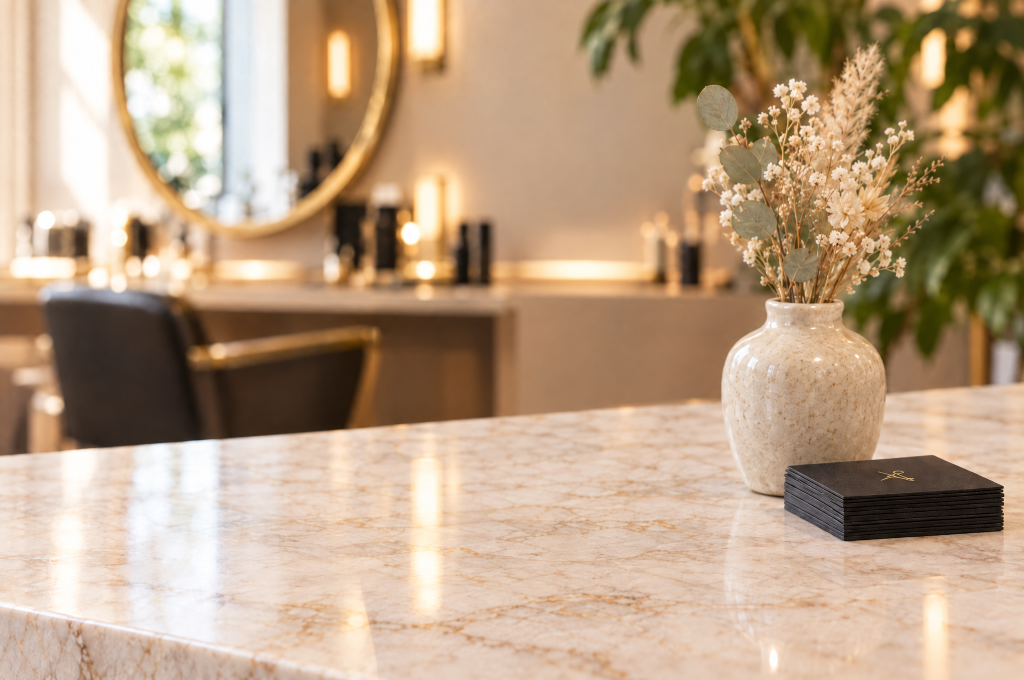
#> input picture besart/print-src/aufsteller/szenen/theke.png, 2048 x 1360 px (shown at 1/2 size)
$ python make.py
#> lines starting #> are read from the running program, lines starting #| are printed output that depends on the picture; pictures that were not available may be replaced by others from this repository, and a replacement may not be noted
# Renders für den Bewertungsaufsteller: Mockups (exaktes 3D-Modell in KI-Szenen montiert) und 360°-Ansicht.
#   python3 make.py            alles
#   python3 make.py mockups    nur die Szenen
#   python3 make.py 360        nur den Drehteller
# Voraussetzung: stand.py (STL), design/export.js (Kartenmotiv), `npm install` in diesem Ordner (three.js).
import sys, os, json, subprocess, shutil, numpy as np, cv2
from PIL import Image
HERE = os.path.dirname(os.path.abspath(__file__)); OUT = os.path.join(HERE, '..', 'out')
os.makedirs(OUT, exist_ok=True)

# Kamera je Szene mit camfit.py auf die Sockelkanten der KI-Vorlage eingemessen (Fehler ~2–5 px), Licht passend zur Szene
SCENES = {
    'theke': dict(plate='theke.png',
                  cam=dict(az=-22.05, el=13.56, d=721.3, tz=0, ty=29, sx=-8.5, sy=-400.6, fov=20),
                  light=dict(key=2.8, kx=-420, ky=-220, kz=470, env=0.85, exp=1.08, shadow=0.55),
                  comp=dict(shadow=0.9, refl=0.2, refl_len=150, grade=[1.05, 1.0, 0.92])),
    'kasse': dict(plate='kasse.png',
                  cam=dict(az=-19.063, el=12.03, d=827.34, tz=0, ty=29, sx=-13.4, sy=-338.7, fov=20),
                  light=dict(key=2.2, kx=-200, ky=-300, kz=800, env=0.7, exp=0.93, shadow=0.6),
                  comp=dict(shadow=0.9, shadow_blur=3.5, refl=0.32, refl_len=170, refl_blur=3, grade=[1.1, 1.0, 0.85])),
}
TURN = dict(frames=36, az=-30, el=13, bg='ece6db', w=960, h=960, dpr=1, d=500, tz=78, ty=22, shadow=0.3, sm=1536)

def shoot(views):
    subprocess.run(['node', os.path.join(HERE, 'shoot.js'), json.dumps(views)], check=True, cwd=HERE, stdout=subprocess.DEVNULL)

lin = lambda x: np.where(x <= 0.04045, x / 12.92, ((x + 0.055) / 1.055) ** 2.4)
srgb = lambda x: np.where(x <= 0.0031308, x * 12.92, 1.055 * np.clip(x, 0, 1) ** (1 / 2.4) - 0.055)

def mockup(name, sc):
    """Aufsteller + Schatten + Spiegelung getrennt rendern und im linearen Licht in die leere Szene setzen."""
#> called with name = 'theke'
    P = np.asarray(Image.open(os.path.join(HERE, '..', 'szenen', sc['plate'])).convert('RGB')).astype(np.float32) / 255
    h, w = P.shape[:2]
#> h = 1360; w = 2048
    base = dict(sc['cam'], **sc['light'], w=w, h=h, dpr=1, sm=4096, bg='none')
    f = {k: os.path.join(OUT, f'_{name}-{k}.png') for k in ('stand', 'shadow', 'refl')}
    shoot([dict(base, out=f['stand'], **{'pass': 'stand'}), dict(base, out=f['shadow'], **{'pass': 'shadow'}),
           dict(base, out=f['refl'], mirror=1, **{'pass': 'stand'})])
    o = sc['comp']
    S = np.asarray(Image.open(f['stand']).convert('RGBA')).astype(np.float32) / 255
    Sh = np.asarray(Image.open(f['shadow']).convert('RGBA')).astype(np.float32) / 255
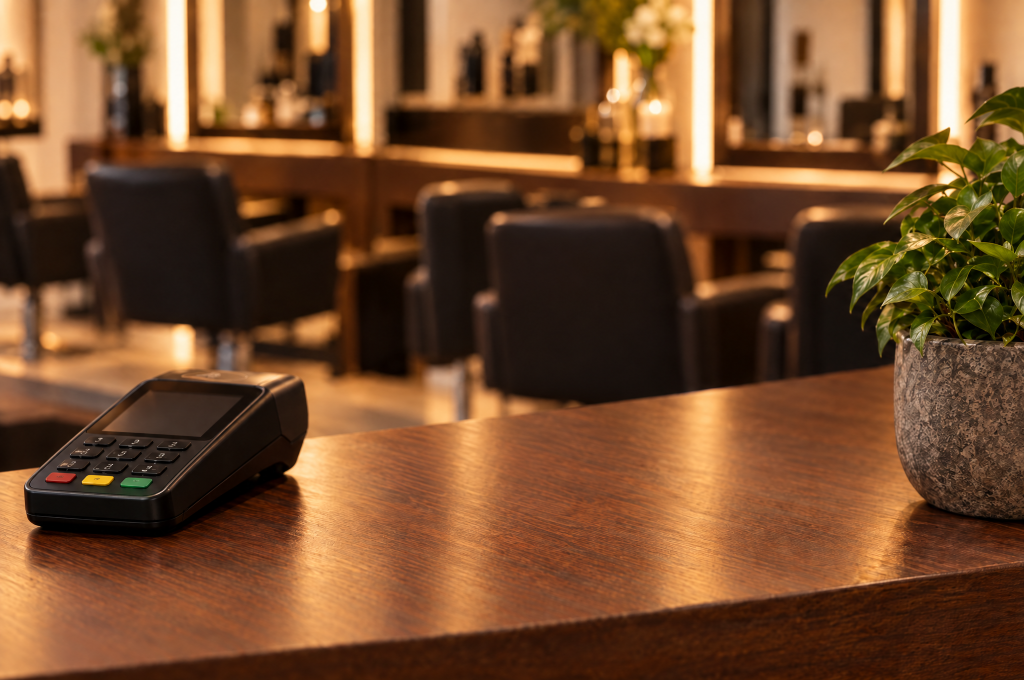
#> input picture besart/print-src/aufsteller/szenen/kasse.png, 2048 x 1360 px, given in place of _theke-shadow.png, which was not available (shown at 1/2 size)
    Pl = lin(P)
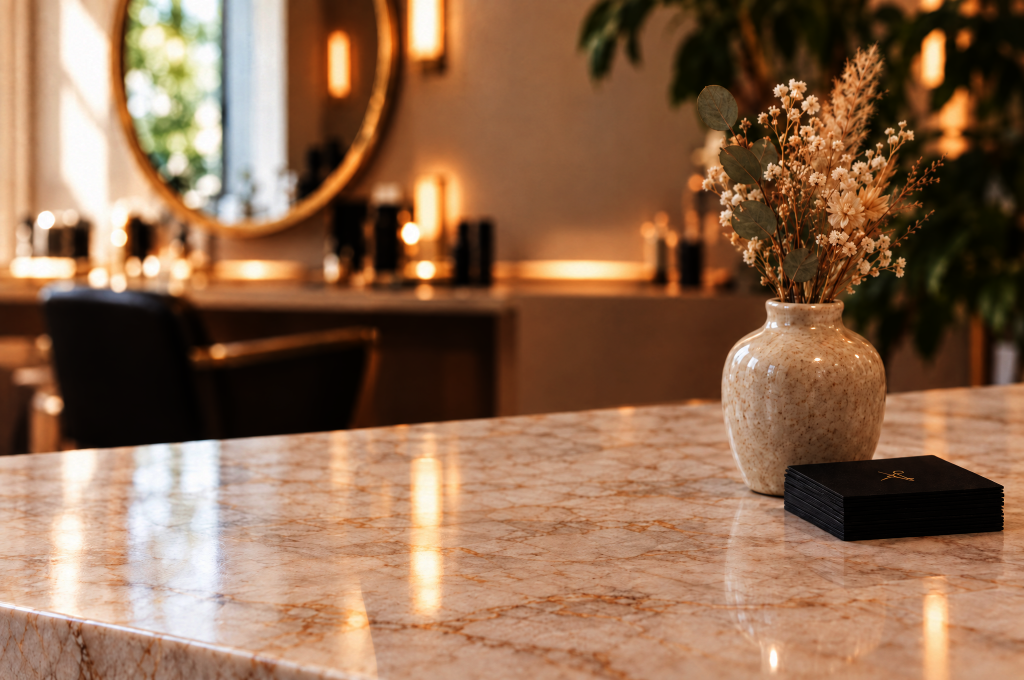
#> Pl: shape (1360, 2048, 3) float32 (shown at 1/2 size); mean R, G, B 0.562, 0.419, 0.315
    # Schatten: Szene im linearen Licht abdunkeln, leicht warm (Streulicht)
    sa = cv2.GaussianBlur(Sh[..., 3], (0, 0), o.get('shadow_blur', 1.2)) * o.get('shadow', 0.85)
#> sa: shape (1360, 2048) float32; every value is 0.9
    tint = np.array(o.get('shadow_tint', [0.93, 0.9, 0.86]))
    Pl = Pl * (1 - sa[..., None] * (1 - tint * 0.35))
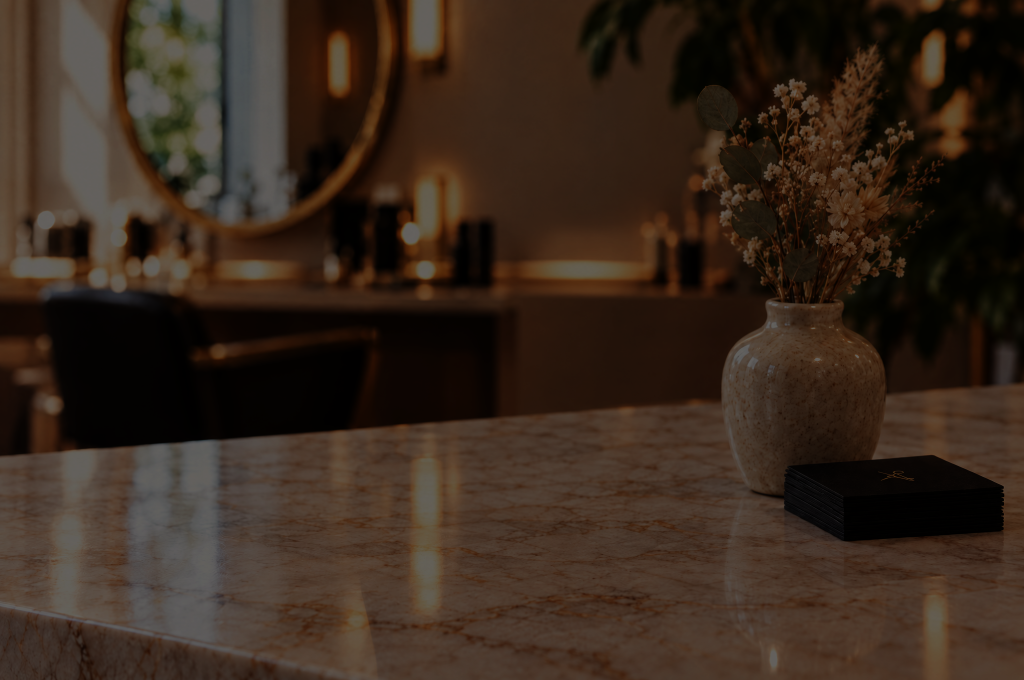
#> Pl: shape (1360, 2048, 3) float64 (shown at 1/2 size); mean R, G, B 0.221, 0.161, 0.117
    # Spiegelung in der glänzenden Theke: gespiegeltes Render, nach unten ausgeblendet und weichgezeichnet
    if o.get('refl', 0) > 0:
        R = np.asarray(Image.open(f['refl']).convert('RGBA')).astype(np.float32) / 255
        ra, rc = R[..., 3], lin(R[..., :3])
#> ra: shape (1360, 2048) float32; every value is 1
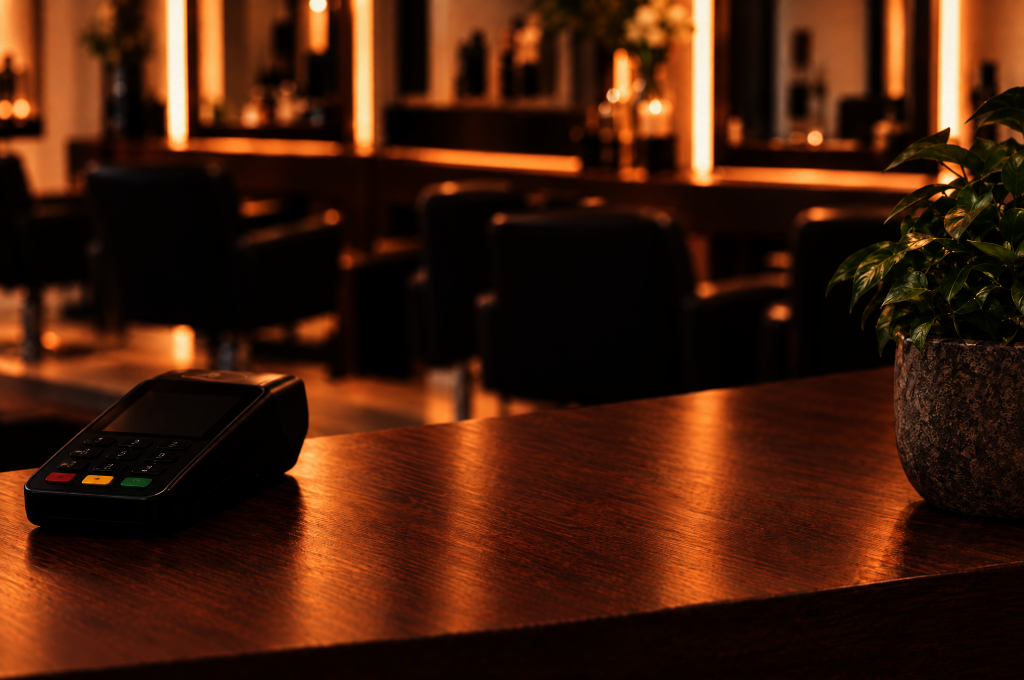
#> rc: shape (1360, 2048, 3) float32 (shown at 1/2 size); mean R, G, B 0.267, 0.12, 0.0497
        ys = np.nonzero(S[..., 3].max(1) > 0.5)[0]; ybase = ys.max() if len(ys) else 0
#> after `ys = np.nonzero(S[..., 3].max(1) > 0.5)[0]`: ys = 1360 values from 0 to 1359
#> after `ybase = ys.max() if len(ys) else 0`: ybase = 1359
        fade = np.clip(1 - (np.arange(ra.shape[0]) - ybase) / o.get('refl_len', 160.0), 0, 1)[:, None] ** 1.5
#> fade = 1360 values from 1 to 1
        ra = cv2.GaussianBlur(ra * fade, (0, 0), o.get('refl_blur', 2.5)) * o['refl']
#> ra: shape (1360, 2048) float64; every value is 0.2
        rc = cv2.GaussianBlur(rc, (0, 0), o.get('refl_blur', 2.5))
        Pl = Pl * (1 - ra[..., None]) + rc * ra[..., None]
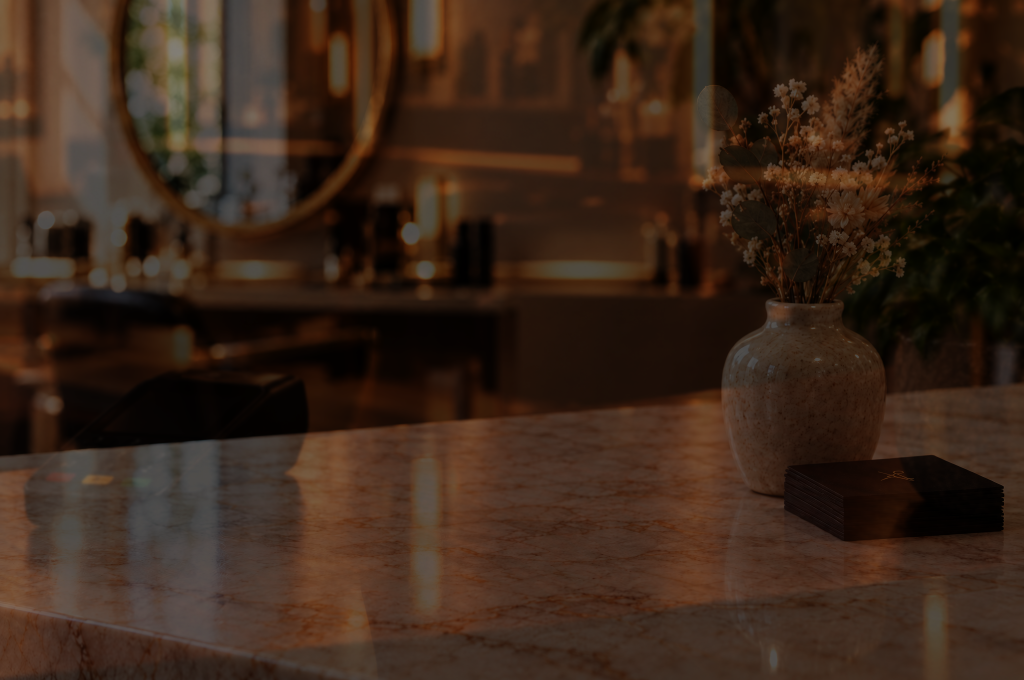
#> Pl: shape (1360, 2048, 3) float64 (shown at 1/2 size); mean R, G, B 0.23, 0.153, 0.103
    # Aufsteller: an die Farbstimmung der Szene angleichen, minimal weicher, mit passendem Korn
    a = cv2.GaussianBlur(S[..., 3], (0, 0), 0.5)[..., None]
    col = cv2.GaussianBlur(lin(S[..., :3]) * np.array(o.get('grade', [1.04, 1.0, 0.93])) * o.get('gain', 1.0), (0, 0), o.get('soft', 0.55))
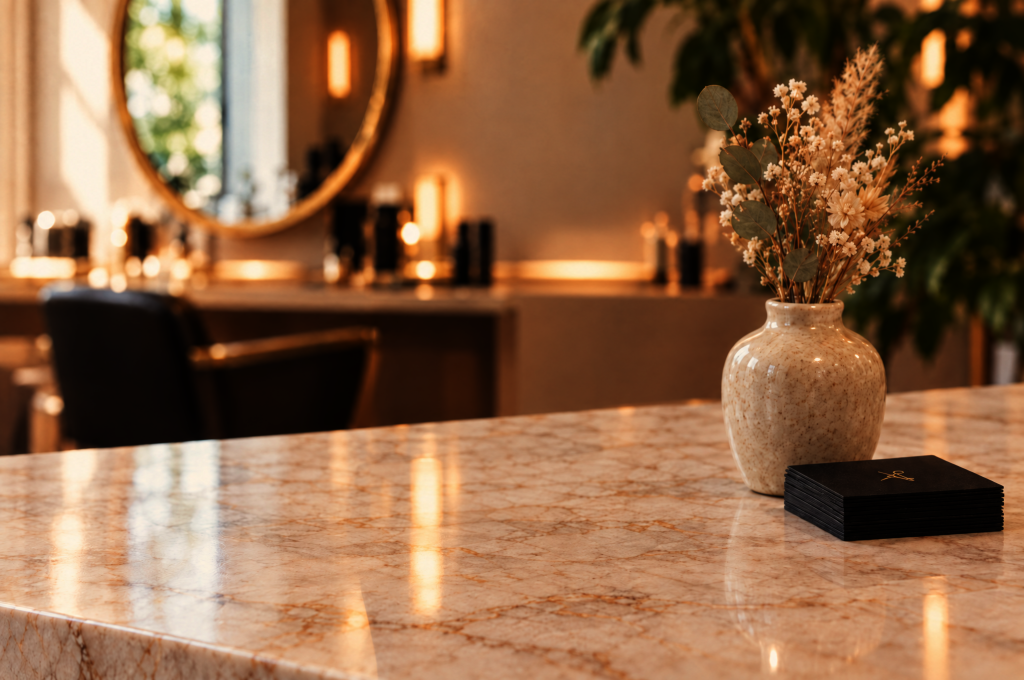
#> col: shape (1360, 2048, 3) float64 (shown at 1/2 size); mean R, G, B 0.59, 0.419, 0.29; drawn with min black and max white
    res = srgb(Pl * (1 - a) + col * a)
    g = cv2.GaussianBlur(np.random.default_rng(3).standard_normal(res.shape[:2]).astype(np.float32), (0, 0), 0.7)
    res = res + (g / (g.std() + 1e-6))[..., None] * o.get('grain', 0.010) * a
    out = os.path.join(OUT, f'mockup-aufsteller-{name}.png')
    Image.fromarray((np.clip(res, 0, 1) * 255 + 0.5).astype(np.uint8)).save(out)
    for p in f.values(): os.remove(p)
    print('mockup', out)

def turntable():
    """36 Ansichten rundherum (10°-Schritte), als 6 × 6-Raster für den 360°-Betrachter."""
    tmp = os.path.join(OUT, '_turn'); shutil.rmtree(tmp, ignore_errors=True)
    shoot([dict(TURN, out=tmp)])
    frames = [Image.open(os.path.join(tmp, f'f{i:02d}.png')).convert('RGB') for i in range(TURN['frames'])]
    frames[0].save(os.path.join(OUT, 'aufsteller-ansicht.png'))
    for name, px in (('aufsteller-360.png', 640), ('aufsteller-360-klein.png', 480)):
        sheet = Image.new('RGB', (px * 6, px * 6))
        for i, im in enumerate(frames): sheet.paste(im.resize((px, px), Image.LANCZOS), ((i % 6) * px, (i // 6) * px))
        sheet.save(os.path.join(OUT, name)); print('360', name, sheet.size)
    shutil.rmtree(tmp)

if __name__ == '__main__':
    what = sys.argv[1] if len(sys.argv) > 1 else 'all'
    if what in ('all', 'mockups'):
#> (the run stopped early here; a loop or call above may not have finished)
